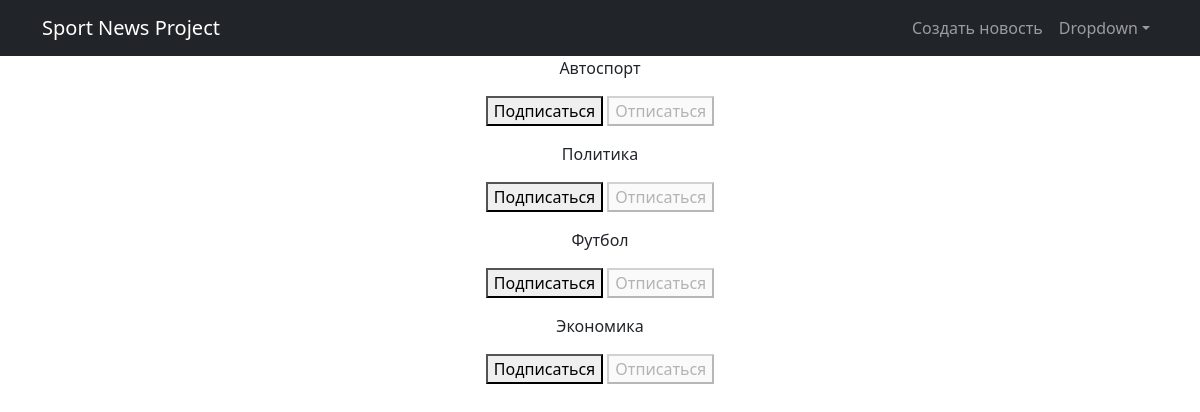
The app's page /posts/subscriptions/ (signed in) with its own data.
### simpleapp/models.py (models this page shows, shortened)
class Category(models.Model):
    name = models.CharField(max_length=100, unique=True)

### simpleapp/views.py (the view, shortened to what this page needs)
# urls.py: path('subscriptions/', subscriptions, name='subscriptions'),
@login_required
@csrf_protect
def subscriptions(request):
    categories_with_subscriptions = Category.objects.annotate(
        user_subscribed=Exists(
            Subscriber.objects.filter(
                user=request.user,
                category=OuterRef('pk'),
            )
        )
    ).order_by('name')
    return render(
        request,
        'subscriptions.html',
        {'categories': categories_with_subscriptions},
    )

### templates/subscriptions.html (shortened to what this page needs)
{% extends 'flatpages/default.html' %}
{% block content %}
    {% for category in categories  %}
        <p>
            {{ category.name }}
            <form method="post">
                {% if category.user_subscribed %}
                    <button disabled>Подписаться</button>
                    <button name="action" value="unsubscribe">Отписаться</button>
                {% else %}
                    <button name="action" value="subscribe">Подписаться</button>
                    <button disabled>Отписаться</button>
                {% endif %}
            </form>
        </p>
    {% endfor %}
{% endblock content %}

### records on screen
Category: name "Автоспорт", shows "Подписаться"
Category: name "Политика", shows "Подписаться"
Category: name "Футбол", shows "Подписаться"
Category: name "Экономика", shows "Подписаться"
